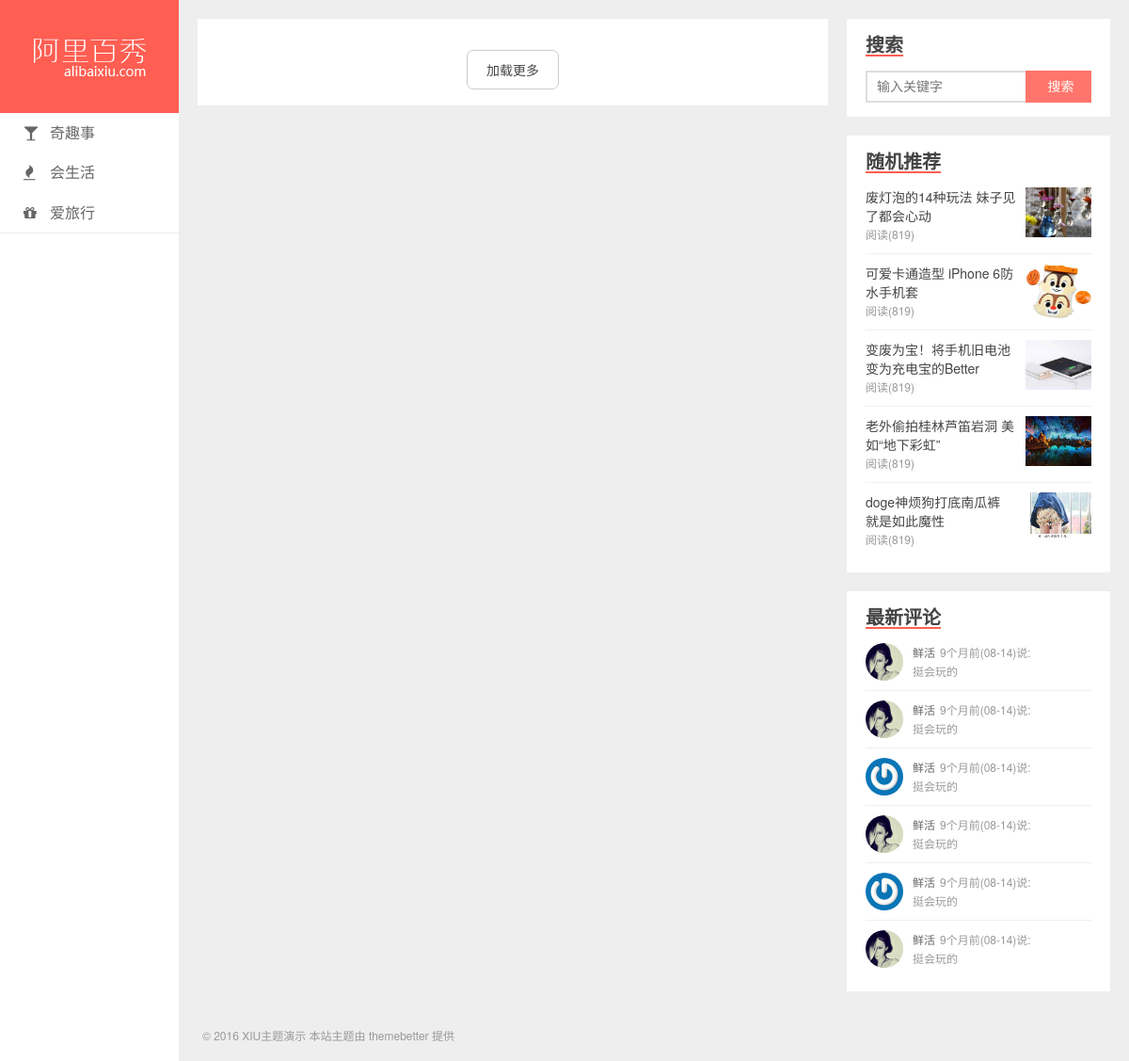
Page /list.php on the committed database.
### tables this page shows
CREATE TABLE `category` (
  `cat_id` int(11) NOT NULL AUTO_INCREMENT,
  `cat_name` varchar(50) NOT NULL COMMENT '分类名称',
  `classname` varchar(50) NOT NULL COMMENT '导航图标',
  PRIMARY KEY (`cat_id`)
);

### sqlHelper.php (called while the page is built, shortened)
<?php
    function read ($sql,$db) {
        $conn = mysqli_connect("127.0.0.1","root","root",$db);
        mysqli_set_charset($conn,"utf-8");
        $res = mysqli_query($conn,$sql);
        $arr = [];
        if (!$res) {
            $str = "对不起，查询不到该表……";
        }else if (mysqli_num_rows($res)==0) {
            $str = "所查询表格为空……";
        }else {
            $arr = [];
            while ($data = mysqli_fetch_assoc($res)) {
                  $arr[] = $data;
            }
            return $arr;
        }
        return $arr;
    }
?>

### aside.php (the view)
<?php include_once __DIR__."/sqlHelper.php"?>
<?php
    $sql = 'select*from category where cat_id>1';
    $catList = read($sql,"bx");
?>
<div class="header">
      <h1 class="logo"><a href="index.php"><img src="static/assets/img/logo.png" alt=""></a></h1>
      <ul class="nav">
        <?php foreach($catList as $val):?>
        <li><a href="./list.php?cat_id=<?php echo $val['cat_id']?>"><i class="fa <?php echo $val['classname']?>"></i><?php echo $val['cat_name']?></a></li>
        <?php endforeach;?>
      </ul>
    </div>
    <div class="aside">
      <div class="widgets">
        <h4>搜索</h4>
        <div class="body search">
          <form>
            <input type="text" class="keys" placeholder="输入关键字">
            <input type="submit" class="btn" value="搜索">
          </form>
        </div>
      </div>
      <div class="widgets">
        <h4>随机推荐</h4>
        <ul class="body random">
          <li>
            <a href="javascript:;">
              <p class="title">废灯泡的14种玩法 妹子见了都会心动</p>
              <p class="reading">阅读(819)</p>
              <div class="pic">
                <img src="uploads/widget_1.jpg" alt="">
              </div>
            </a>
          </li>
          <li>
            <a href="javascript:;">
              <p class="title">可爱卡通造型 iPhone 6防水手机套</p>
              <p class="reading">阅读(819)</p>
              <div class="pic">
                <img src="uploads/widget_2.jpg" alt="">
              </div>
            </a>
          </li>
          <li>
            <a href="javascript:;">
              <p class="title">变废为宝！将手机旧电池变为充电宝的Better</p>
              <p class="reading">阅读(819)</p>
              <div class="pic">
                <img src="uploads/widget_3.jpg" alt="">
              </div>
            </a>
          </li>
          <li>
            <a href="javascript:;">
              <p class="title">老外偷拍桂林芦笛岩洞 美如“地下彩虹”</p>
              <p class="reading">阅读(819)</p>
              <div class="pic">
                <img src="uploads/widget_4.jpg" alt="">
              </div>
            </a>
          </li>
          <li>
            <a href="javascript:;">
              <p class="title">doge神烦狗打底南瓜裤 就是如此魔性</p>
              <p class="reading">阅读(819)</p>
              <div class="pic">
                <img src="uploads/widget_5.jpg" alt="">
              </div>
            </a>
          </li>
        </ul>
      </div>
      <div class="widgets">
        <h4>最新评论</h4>
        <ul class="body discuz">
          <li>
            <a href="javascript:;">
              <div class="avatar">
                <img src="uploads/avatar_1.jpg" alt="">
              </div>
              <div class="txt">
                <p>
                  <span>鲜活</span>9个月前(08-14)说:
                </p>
                <p>挺会玩的</p>
              </div>
            </a>
          </li>
          <li>
            <a href="javascript:;">
              <div class="avatar">
                <img src="uploads/avatar_1.jpg" alt="">
              </div>
              <div class="txt">
                <p>
                  <span>鲜活</span>9个月前(08-14)说:
                </p>
                <p>挺会玩的</p>
              </div>
            </a>
          </li>
          <li>
            <a href="javascript:;">
              <div class="avatar">
                <img src="uploads/avatar_2.jpg" alt="">
              </div>
              <div class="txt">
                <p>
                  <span>鲜活</span>9个月前(08-14)说:
                </p>
                <p>挺会玩的</p>
              </div>
            </a>
          </li>
          <li>
            <a href="javascript:;">
              <div class="avatar">
                <img src="uploads/avatar_1.jpg" alt="">
              </div>
              <div class="txt">
                <p>
                  <span>鲜活</span>9个月前(08-14)说:
                </p>
                <p>挺会玩的</p>
              </div>
            </a>
          </li>
          <li>
            <a href="javascript:;">
              <div class="avatar">
                <img src="uploads/avatar_2.jpg" alt="">
              </div>
              <div class="txt">
                <p>
                  <span>鲜活</span>9个月前(08-14)说:
                </p>
                <p>挺会玩的</p>
              </div>
            </a>
          </li>
          <li>
            <a href="javascript:;">
              <div class="avatar">
                <img src="uploads/avatar_1.jpg" alt="">
              </div>
              <div class="txt">
                <p>
                  <span>鲜活</span>9个月前(08-14)说:
                </p>
                <p>挺会玩的</p>
              </div>
            </a>
          </li>
        </ul>
      </div>
    </div>

### static/assets/css/style.css (style rules this page uses)
html { line-height: 1.15; -ms-text-size-adjust: 100%; -webkit-text-size-adjust: 100%; }
body { margin: 0; }
h1 { font-size: 2em; margin: 0.67em 0; }
a { background-color: transparent; -webkit-text-decoration-skip: objects; }
img { border-style: none; }
button, input, optgroup, select, textarea { font-family: sans-serif; font-size: 100%; line-height: 1.15; margin: 0; }
button, input { overflow: visible; }
button, html [type="button"], [type="reset"], [type="submit"] { -webkit-appearance: button; }
body { color: #444; font-size: 14px; font-family: "Microsoft Yahei", "Helvetica Neue", Helvetica, Arial, sans-serif; background-color: #eee; overflow-x: hidden; -webkit-font-smoothing: antialiased; -moz-osx-font-smoothing: grayscale; }
a, input { -webkit-tap-highlight-color: rgba(0, 0, 0, 0); }
ul, dl, dt, dd, h1, h2, h3, h4, h5, h6, p { padding: 0; margin: 0; }
ul { list-style: none; }
a { text-decoration: none; }
img { display: block; width: 100%; max-width: 100%; max-height: 100%; }
.header { width: 190px; height: 100%; background-color: #fff; position: fixed; }
.header .logo { width: 100%; height: 120px; text-indent: -2000px; background: #ff5e52; }
.header .logo a { display: block; height: 100%; }
.header .nav { font-size: 16px; border-bottom: 1px solid #eee; }
.header .nav a { display: block; padding: 12px 25px; color: #666; }
.header .nav .fa { width: 16px; height: 16px; margin-right: 12px; }
.aside { width: 280px; margin: 20px; float: right; }
.aside .widgets { padding: 15px 20px; margin-bottom: 20px; background-color: #fff; overflow: hidden; }
.aside .widgets h4 { margin-bottom: 5px; font-size: 20px; border-bottom: 2px solid #ff5e52; float: left; }
.aside .widgets .body { clear: both; }
.aside .search { padding-top: 10px; }
.aside .search form { height: 34px; position: relative; padding-right: 70px; }
.aside .search input { display: block; height: 100%; padding: 5px 5px 5px 10px; box-sizing: border-box; color: #666; }
.aside .search .keys { width: 100%; border: 2px solid #DDD; border-right: 0 none; outline: none; float: left; }
.aside .search .btn { position: absolute; top: 0; right: 0; width: 70px; text-align: center; color: #fff; border: 0 none; background-color: #ff5e52; opacity: 0.85; }
.aside .random li { height: 60px; padding: 10px 0; }
.aside .random li + li { border-top: 1px solid #f0f0f0; }
.aside .random p { float: left; clear: both; line-height: 20px; }
.aside .random .title { width: 160px; font-size: 14px; color: #444; }
.aside .random .reading { font-size: 12px; color: #999; }
.aside .random .pic { display: inline-block; width: 70px; margin-left: 10px; height: 100%; overflow: hidden; }
.aside .discuz li { height: 40px; padding: 10px 0; }
.aside .discuz li + li { border-top: 1px solid #f0f0f0; }
.aside .discuz li > a { display: block; }
.aside .discuz .avatar { width: 40px; height: 40px; border-radius: 20px; overflow: hidden; float: left; }
.aside .discuz .txt { height: 40px; line-height: 20px; padding-left: 50px; font-size: 12px; color: #999; }
.aside .discuz .txt span { color: #666; margin-right: 5px; }

### rows in the picture
category: cat_name "奇趣事"
category: cat_name "会生活"
category: cat_name "爱旅行"
